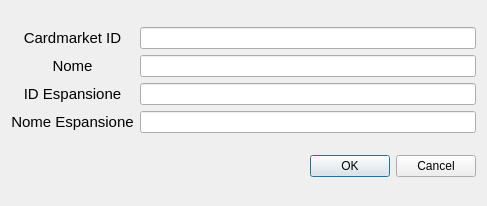
<?xml version="1.0" encoding="UTF-8"?>
<ui version="4.0">
 <class>DialogAggiungiCarta</class>
 <widget class="QDialog" name="DialogAggiungiCarta">
  <property name="windowModality">
   <enum>Qt::WindowModal</enum>
  </property>
  <property name="geometry">
   <rect>
    <x>0</x>
    <y>0</y>
    <width>487</width>
    <height>206</height>
   </rect>
  </property>
  <property name="windowTitle">
   <string>Aggiungi Carta</string>
  </property>
  <property name="windowIcon">
   <iconset resource="../icons/icons.qrc">
    <normaloff>:/icons/logo_kingdom_cards.png</normaloff>:/icons/logo_kingdom_cards.png</iconset>
  </property>
  <layout class="QGridLayout" name="gridLayout">
   <item row="1" column="0">
    <widget class="QDialogButtonBox" name="buttonBox">
     <property name="orientation">
      <enum>Qt::Horizontal</enum>
     </property>
     <property name="standardButtons">
      <set>QDialogButtonBox::Cancel|QDialogButtonBox::Ok</set>
     </property>
    </widget>
   </item>
   <item row="0" column="0">
    <layout class="QHBoxLayout" name="horizontalLayout">
     <item>
      <layout class="QVBoxLayout" name="verticalLayout_2">
       <item>
        <widget class="QLabel" name="label">
         <property name="font">
          <font>
           <pointsize>11</pointsize>
          </font>
         </property>
         <property name="text">
          <string>Cardmarket ID</string>
         </property>
         <property name="alignment">
          <set>Qt::AlignCenter</set>
         </property>
        </widget>
       </item>
       <item>
        <widget class="QLabel" name="label_2">
         <property name="font">
          <font>
           <pointsize>11</pointsize>
          </font>
         </property>
         <property name="text">
          <string>Nome</string>
         </property>
         <property name="alignment">
          <set>Qt::AlignCenter</set>
         </property>
        </widget>
       </item>
       <item>
        <widget class="QLabel" name="label_3">
         <property name="font">
          <font>
           <pointsize>11</pointsize>
          </font>
         </property>
         <property name="text">
          <string>ID Espansione</string>
         </property>
         <property name="alignment">
          <set>Qt::AlignCenter</set>
         </property>
        </widget>
       </item>
       <item>
        <widget class="QLabel" name="label_4">
         <property name="font">
          <font>
           <pointsize>11</pointsize>
          </font>
         </property>
         <property name="text">
          <string>Nome Espansione</string>
         </property>
         <property name="alignment">
          <set>Qt::AlignCenter</set>
         </property>
        </widget>
       </item>
      </layout>
     </item>
     <item>
      <layout class="QVBoxLayout" name="verticalLayout">
       <item>
        <widget class="QLineEdit" name="lineEditID"/>
       </item>
       <item>
        <widget class="QLineEdit" name="lineEditNome">
         <property name="text">
          <string/>
         </property>
        </widget>
       </item>
       <item>
        <widget class="QLineEdit" name="lineEditEspansioneID">
         <property name="text">
          <string/>
         </property>
        </widget>
       </item>
       <item>
        <widget class="QLineEdit" name="lineEditEspansioneNome">
         <property name="text">
          <string/>
         </property>
        </widget>
       </item>
      </layout>
     </item>
    </layout>
   </item>
  </layout>
 </widget>
 <resources>
  <include location="../icons/icons.qrc"/>
 </resources>
 <connections>
  <connection>
   <sender>buttonBox</sender>
   <signal>accepted()</signal>
   <receiver>DialogAggiungiCarta</receiver>
   <slot>accept()</slot>
   <hints>
    <hint type="sourcelabel">
     <x>248</x>
     <y>254</y>
    </hint>
    <hint type="destinationlabel">
     <x>157</x>
     <y>274</y>
    </hint>
   </hints>
  </connection>
  <connection>
   <sender>buttonBox</sender>
   <signal>rejected()</signal>
   <receiver>DialogAggiungiCarta</receiver>
   <slot>reject()</slot>
   <hints>
    <hint type="sourcelabel">
     <x>316</x>
     <y>260</y>
    </hint>
    <hint type="destinationlabel">
     <x>286</x>
     <y>274</y>
    </hint>
   </hints>
  </connection>
 </connections>
</ui>
